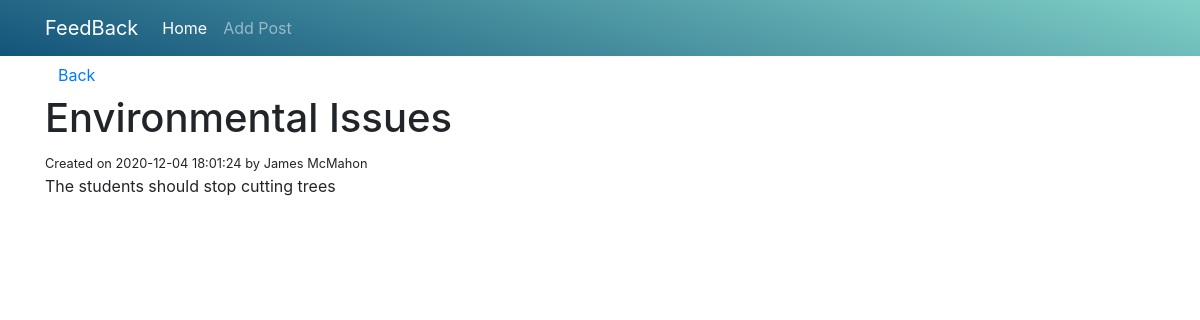
The page /post.php?id=1 on the database its author committed.
### tables this page shows
CREATE TABLE `posts` (
  `id` int(11) NOT NULL,
  `title` varchar(255) NOT NULL,
  `body` text NOT NULL,
  `author` varchar(255) NOT NULL,
  `posted_at` timestamp NOT NULL DEFAULT current_timestamp()
);

### post.php (the view, shortened to what this page needs)
<?php
	require('config/db.php');
	$id = mysqli_real_escape_string($conn, $_GET['id']);
	$query = 'SELECT * FROM posts WHERE id= '.$id;
	$result = mysqli_query($conn, $query);
	$post = mysqli_fetch_assoc($result);
?>
	<?php include('inc/header.php'); ?>
		<div class="container">
			<a href="<?php echo ROOT_URL; ?>" class="btn btn-default">Back</a>
			<h1><?php echo $post['title']; ?></h1>
			<small>Created on <?php echo $post['posted_at']; ?> by <?php echo $post['author']; ?></small>
			<p><?php echo $post['body']; ?></p>
		</div>
	<?php include('inc/footer.php'); ?>

### rows shown on the page
posts: title "Environmental Issues", posted_at "2020-12-04 18:01:24", author "James McMahon", body "The students should stop cutting trees"
